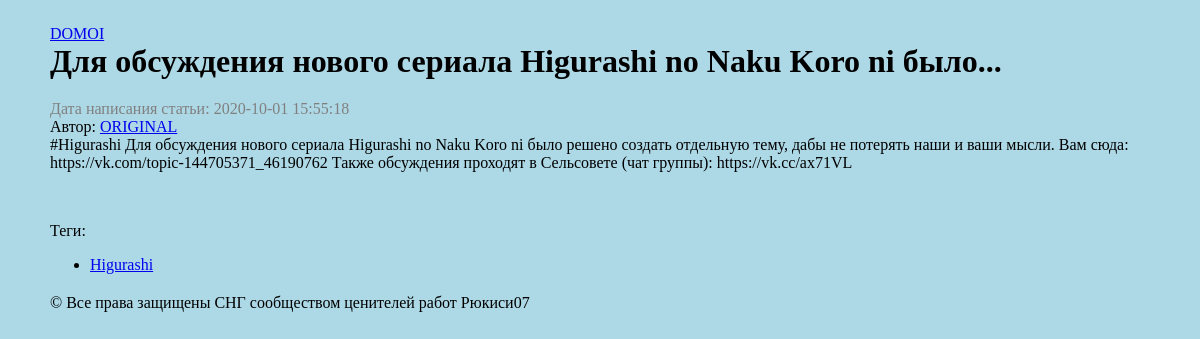
Page /post/5365 on the committed database.
### db.py (models this page shows)
class BaseModel(Model):
    class Meta:
        database = database

class Post(BaseModel):
    id = AutoField(unique=True)
    date = DateField()
    owner_id = IntegerField()
    vk_id = IntegerField()
    title = CharField()
    text = TextField()

class Tags(BaseModel):
    id = AutoField(unique=True)
    vk_id = ForeignKeyField(Post, backref='tags')
    name = CharField()

### app.py (the view)
@app.route('/post/<int:post_id>')
def get_post(post_id):
    query = Post.get(Post.vk_id==post_id)
    title = query.title
    body = query.text
    date = (datetime
            .utcfromtimestamp(query.date)
            .strftime('%Y-%m-%d %H:%M:%S'))
    author = authorizify(query.owner_id)
    tags = Tags.select().where(Tags.vk_id==post_id)
    att = Attachments.select().where(Attachments.vk_id==post_id)
    return render_template('post.html',
                           title=title,
                           date=date,
                           author=author,
                           body=body,
                           tags=tags,
                           att=att)

### app.py (called while the page is built)
def authorizify(id: int) -> str:
    authors = {
        -144705371: ["https://vk.com/ryukishi07", "ORIGINAL"],
        -81413361: ["https://vk.com/id70251320", "Алексей Кулешов"],
        -89327841: ["https://vk.com/xx_gensokyo_xx", "EXTREME RUSSIAN FANDOM FOR TOUHOU"],
        -192241227:["https://vk.com/clocktowerzines", "Clock Tower Zines | TYPE-MOON zine | WTCZINE"]
    }
    if id in authors:
        return authors[id]
    else:
        return ["https://vk.com/ryukishi07", "АВТОР ПОКА НЕ НАЙДЕН"]

### templates/post.html (shortened to what this page needs)
{% extends "base.html" %}
{% block post_title %} {{ title }} {% endblock %}
{% block content %}
<div class="date">Дата написания статьи: {{ date }} </div>
<div class="author">Автор: <a href="{{ author[0] }}"> {{ author[1] }} </a></div>
{{ body }}
{% for at in att %}
<p>
</p>
{% endfor %}
Теги:
<ul>
{% for tag in tags %}
<li><a href="/tag/{{ tag.name }}">{{ tag.name }}</a></li>
{% endfor %}
</ul>
{% endblock %}

### static/style.css (style rules this page uses)
body { background-color: lightblue; margin: 25px 50px 75px }
.date { color: grey; style: italic; }

### rows in the picture
Post: title "Для обсуждения нового сериала Higurashi no Naku Koro ni было...", text "#Higurashi Для обсуждения нового сериала Higurashi no Naku Koro ni было решено создать отдельную тему, дабы не потерять наши и ваши мысли. Вам сюда: https://vk.com/topic-144705371_46190762 Также обсуждения проходят в Сельсовете (чат группы): https://vk.cc/ax71VL"
Tags: name "Higurashi"

### other values in the picture
{{ date }} "2020-10-01 15:55:18"
{{ author[1] }} "ORIGINAL"
